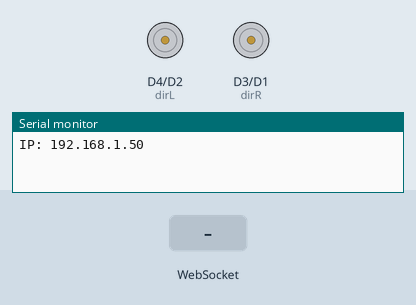
Recording of a sketch running on a simulated ESP8266 (NodeMCU). Shown: direction and speed pins drawn as motors (green arrow = direction pin HIGH = forward, orange = LOW = backward, longer = more drive), the last lines printed to the serial monitor. Inputs (shaded band) come from the test bench. WiFi joins after 1.5 s; servers stay silent unless stated.

Above: at 2.7 s.
2.8 s: WebSocket text "f" received
At 3.4 s:
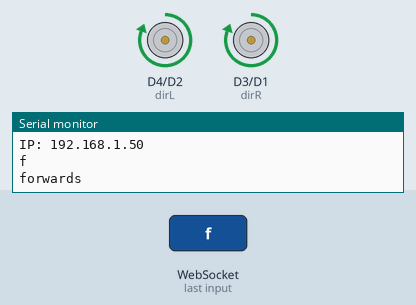
5.3 s: WebSocket text "l" received
At 6.1 s:
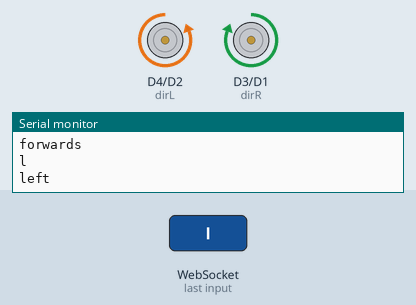
7.8 s: WebSocket text "r" received
At 8.4 s:
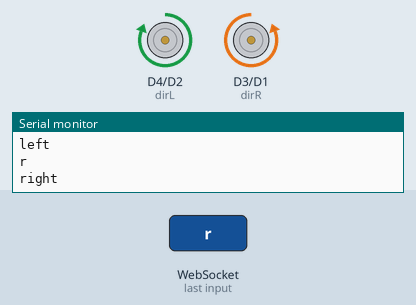
Timing chart, 0 to 10.8 s (numbered marks = the images above; inputs shaded):
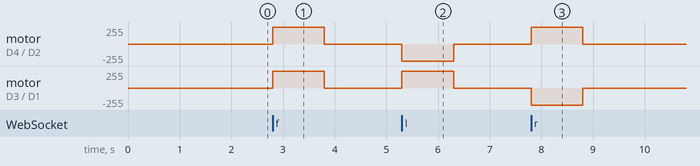

The sketch:

robot_car_copy.ino
```cpp
/*
Sketch for remotely controlled robot.
Robot is 2 x DC motors and H-bridge L293D motor driver
Controlled by interactive circuits connected throguh aether platfrom.
Test sketch for controlling sketch is steering_buttons.
*/

#include <ESP8266WiFiMulti.h>
#include <WebSocketsServer.h>
#include <Hash.h>

//set pins for right and left motor.

//RIGHT motor A
#define speedR D1 //pwm  GPIO5
#define dirR D3 // GPIO3

// LEFT motor B
#define speedL D2 //pwm GPIO4
#define dirL D4 // GPIO2

int Speed = 1023;

//bool moving = false;
unsigned long previousTime = 0;
unsigned long currentTime;
unsigned long timer = 0;

ESP8266WiFiMulti wiFiMulti;

WebSocketsServer webSocket = WebSocketsServer(8080);

//const char* ssid = "401Router";
//const char* password = "WT2A84tx";

const char* ssid = "VM647500-2G";
const char* password = "kmyhvyay";


void forwards(long interval);
void backwards(long interval);
void turn_right(long interval);
void turn_left(long interval);
void stop();


//-----------------------------------------

void webSocketEvent(uint8_t num, WStype_t type, uint8_t * payload, size_t length)
{
  /*
  if(sizeof(data) > 0)
  {
    int szArr = sizeof(data)/sizeof(char);
    for(int i = 0; i < szArr; i ++)
      {
        Serial.println(data[i]);
      }
  }
  */
if (type == WStype_TEXT)
  {
    char* data;
    data = reinterpret_cast<char*>(payload);

    Serial.println(data);
    if(data[0] == 'f')
    {
      Serial.println("forwards");
      forwards(1000);
    }
    else if(data[0] == 'l')
    {
      Serial.println("left");
      turn_left(1000);
    }
    else if(data[0] == 'r')
    {
      Serial.println("right");
      turn_right(1000);
    }
  }
}

//-----------------------------------------
void setup()
{

  Serial.begin(115200);

  pinMode(speedL, OUTPUT);
  pinMode(dirL, OUTPUT);

  pinMode(speedR, OUTPUT);
  pinMode(dirR, OUTPUT);

wiFiMulti.addAP("UAL-IoT", "u4110t2016");

  while (wiFiMulti.run() != WL_CONNECTED)
  {
    delay(100);
    Serial.print(".");
  }


  Serial.print("IP: ");
  Serial.println(WiFi.localIP());

  webSocket.begin();
  webSocket.onEvent(webSocketEvent);

}


void loop()
{
  webSocket.loop();
}


//----------MOVEMENT FUNCTIONS-------------------------------
void forwards(long interval)
{
  analogWrite(speedR, Speed);
  analogWrite(speedL, Speed);

  digitalWrite(dirR, HIGH);
  digitalWrite(dirL, HIGH);

  currentTime = millis();
  previousTime = millis();

  while(timer <= interval)
  {
    currentTime = millis();
    int delta = currentTime - previousTime;
    timer += delta;
    previousTime = currentTime;
    yield(); // updates wdt
  }

  stop();
  timer = 0;
}
//-----------------------------------------
void backwards(long interval)
{
  analogWrite(speedR, Speed);
  analogWrite(speedL, Speed);

  digitalWrite(dirR, LOW);
  digitalWrite(dirL, LOW);

  currentTime = millis();
  previousTime = millis();

  while(timer <= interval)
  {
    currentTime = millis();
    int delta = currentTime - previousTime;
    timer += delta;
    previousTime = currentTime;
    yield(); // updates wdt
  }

  stop();
  timer = 0;
}
//-----------------------------------------
void turn_right(long interval)
{
  analogWrite(speedR, Speed);
  analogWrite(speedL, Speed);

  digitalWrite(dirR, LOW);
  digitalWrite(dirL, HIGH);

  currentTime = millis();
  previousTime = millis();

  while(timer <= interval)
  {
    currentTime = millis();
    int delta = currentTime - previousTime;
    timer += delta;
    previousTime = currentTime;
    yield(); // updates wdt
  }

  stop();
  timer = 0;

}
//-----------------------------------------
void turn_left(long interval)
{
  analogWrite(speedR, Speed);
  analogWrite(speedL, Speed);

  digitalWrite(dirR, HIGH);
  digitalWrite(dirL, LOW);

  currentTime = millis();
  previousTime = millis();

  while(timer <= interval)
  {
    currentTime = millis();
    int delta = currentTime - previousTime;
    timer += delta;
    previousTime = currentTime;
    yield(); // updates wdt
  }

  stop();
  timer = 0;
}
//-----------------------------------------
void stop()
{
 analogWrite(speedR, 0);
 analogWrite(speedL, 0);
}
```

Measured:
- after the input at 2.8 s, motor on D4 (dirL) / D2 (speedL), motor on D3 (dirR) / D1 (speedR): stopped → forward 255/255 at once, → stopped 1.0 s later
- after the input at 5.3 s, motor on D4 (dirL) / D2 (speedL): stopped → backward 255/255 at once, → stopped 1.0 s later; motor on D3 (dirR) / D1 (speedR): stopped → forward 255/255 at once, → stopped 1.0 s later
- after the input at 7.8 s, motor on D4 (dirL) / D2 (speedL): stopped → forward 255/255 at once, → stopped 1.0 s later; motor on D3 (dirR) / D1 (speedR): stopped → backward 255/255 at once, → stopped 1.0 s later
